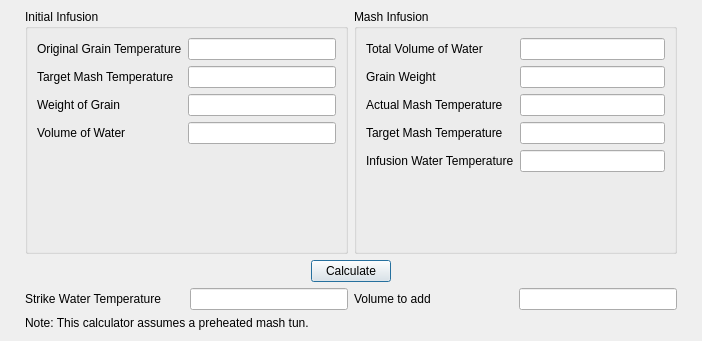
<?xml version="1.0" encoding="UTF-8"?>
<ui version="4.0">
 <class>strikeWaterDialog</class>
 <widget class="QDialog" name="strikeWaterDialog">
  <property name="geometry">
   <rect>
    <x>0</x>
    <y>0</y>
    <width>702</width>
    <height>341</height>
   </rect>
  </property>
  <property name="windowTitle">
   <string>Strike Water Calculator</string>
  </property>
  <layout class="QVBoxLayout" name="verticalLayout">
   <property name="leftMargin">
    <number>25</number>
   </property>
   <property name="topMargin">
    <number>9</number>
   </property>
   <property name="rightMargin">
    <number>25</number>
   </property>
   <item>
    <layout class="QHBoxLayout" name="inputs">
     <item>
      <widget class="QGroupBox" name="initialInfusion">
       <property name="title">
        <string>Initial Infusion</string>
       </property>
       <property name="configSection" stdset="0">
        <string notr="true">strikeWaterCalc</string>
       </property>
       <layout class="QFormLayout" name="formLayout_2">
        <property name="fieldGrowthPolicy">
         <enum>QFormLayout::AllNonFixedFieldsGrow</enum>
        </property>
        <item row="0" column="0">
         <widget class="SmartLabel" name="grainTempLbl">
          <property name="contextMenuPolicy">
           <enum>Qt::CustomContextMenu</enum>
          </property>
          <property name="text">
           <string>Original Grain Temperature</string>
          </property>
          <property name="buddy">
           <cstring>grainTempVal</cstring>
          </property>
         </widget>
        </item>
        <item row="0" column="1">
         <widget class="SmartLineEdit" name="grainTempVal">
          <property name="sizePolicy">
           <sizepolicy hsizetype="Preferred" vsizetype="Fixed">
            <horstretch>0</horstretch>
            <verstretch>0</verstretch>
           </sizepolicy>
          </property>
          <property name="editField" stdset="0">
           <string notr="true">grainTempVal</string>
          </property>
         </widget>
        </item>
        <item row="1" column="0">
         <widget class="SmartLabel" name="targetMashLbl">
          <property name="contextMenuPolicy">
           <enum>Qt::CustomContextMenu</enum>
          </property>
          <property name="text">
           <string>Target Mash Temperature</string>
          </property>
          <property name="buddy">
           <cstring>targetMashVal</cstring>
          </property>
         </widget>
        </item>
        <item row="1" column="1">
         <widget class="SmartLineEdit" name="targetMashVal">
          <property name="sizePolicy">
           <sizepolicy hsizetype="Preferred" vsizetype="Fixed">
            <horstretch>0</horstretch>
            <verstretch>0</verstretch>
           </sizepolicy>
          </property>
          <property name="editField" stdset="0">
           <string notr="true">targetMashVal</string>
          </property>
         </widget>
        </item>
        <item row="2" column="0">
         <widget class="SmartLabel" name="grainWeightInitLbl">
          <property name="contextMenuPolicy">
           <enum>Qt::CustomContextMenu</enum>
          </property>
          <property name="text">
           <string>Weight of Grain</string>
          </property>
          <property name="buddy">
           <cstring>grainWeightInitVal</cstring>
          </property>
         </widget>
        </item>
        <item row="2" column="1">
         <widget class="SmartLineEdit" name="grainWeightInitVal">
          <property name="sizePolicy">
           <sizepolicy hsizetype="Preferred" vsizetype="Fixed">
            <horstretch>0</horstretch>
            <verstretch>0</verstretch>
           </sizepolicy>
          </property>
          <property name="decimals" stdset="0">
           <number>1</number>
          </property>
          <property name="editField" stdset="0">
           <string notr="true">grainWeightInitVal</string>
          </property>
         </widget>
        </item>
        <item row="3" column="0">
         <widget class="SmartLabel" name="waterVolumeLbl">
          <property name="contextMenuPolicy">
           <enum>Qt::CustomContextMenu</enum>
          </property>
          <property name="text">
           <string>Volume of Water</string>
          </property>
          <property name="buddy">
           <cstring>waterVolumeVal</cstring>
          </property>
         </widget>
        </item>
        <item row="3" column="1">
         <widget class="SmartLineEdit" name="waterVolumeVal">
          <property name="sizePolicy">
           <sizepolicy hsizetype="Preferred" vsizetype="Fixed">
            <horstretch>0</horstretch>
            <verstretch>0</verstretch>
           </sizepolicy>
          </property>
          <property name="editField" stdset="0">
           <string notr="true">waterVolumeVal</string>
          </property>
         </widget>
        </item>
       </layout>
      </widget>
     </item>
     <item>
      <widget class="QGroupBox" name="mashInfusion">
       <property name="title">
        <string>Mash Infusion</string>
       </property>
       <property name="configSection" stdset="0">
        <string notr="true">strikeWaterCalc</string>
       </property>
       <layout class="QFormLayout" name="formLayout">
        <property name="fieldGrowthPolicy">
         <enum>QFormLayout::AllNonFixedFieldsGrow</enum>
        </property>
        <item row="0" column="0">
         <widget class="SmartLabel" name="mashVolLbl">
          <property name="contextMenuPolicy">
           <enum>Qt::CustomContextMenu</enum>
          </property>
          <property name="text">
           <string>Total Volume of Water</string>
          </property>
          <property name="buddy">
           <cstring>mashVolVal</cstring>
          </property>
         </widget>
        </item>
        <item row="0" column="1">
         <widget class="SmartLineEdit" name="mashVolVal">
          <property name="sizePolicy">
           <sizepolicy hsizetype="Preferred" vsizetype="Fixed">
            <horstretch>0</horstretch>
            <verstretch>0</verstretch>
           </sizepolicy>
          </property>
          <property name="editField" stdset="0">
           <string notr="true">mashVolVal</string>
          </property>
         </widget>
        </item>
        <item row="1" column="0">
         <widget class="SmartLabel" name="grainWeightLbl">
          <property name="contextMenuPolicy">
           <enum>Qt::CustomContextMenu</enum>
          </property>
          <property name="text">
           <string>Grain Weight</string>
          </property>
          <property name="buddy">
           <cstring>grainWeightVal</cstring>
          </property>
         </widget>
        </item>
        <item row="1" column="1">
         <widget class="SmartLineEdit" name="grainWeightVal">
          <property name="sizePolicy">
           <sizepolicy hsizetype="Preferred" vsizetype="Fixed">
            <horstretch>0</horstretch>
            <verstretch>0</verstretch>
           </sizepolicy>
          </property>
          <property name="editField" stdset="0">
           <string notr="true">grainWeight</string>
          </property>
         </widget>
        </item>
        <item row="2" column="0">
         <widget class="SmartLabel" name="actualMashLbl">
          <property name="contextMenuPolicy">
           <enum>Qt::CustomContextMenu</enum>
          </property>
          <property name="text">
           <string>Actual Mash Temperature</string>
          </property>
          <property name="buddy">
           <cstring>actualMashVal</cstring>
          </property>
         </widget>
        </item>
        <item row="2" column="1">
         <widget class="SmartLineEdit" name="actualMashVal">
          <property name="sizePolicy">
           <sizepolicy hsizetype="Preferred" vsizetype="Fixed">
            <horstretch>0</horstretch>
            <verstretch>0</verstretch>
           </sizepolicy>
          </property>
          <property name="editField" stdset="0">
           <string notr="true">actualMashVal</string>
          </property>
         </widget>
        </item>
        <item row="3" column="0">
         <widget class="SmartLabel" name="targetMashInfLbl">
          <property name="contextMenuPolicy">
           <enum>Qt::CustomContextMenu</enum>
          </property>
          <property name="text">
           <string>Target Mash Temperature</string>
          </property>
          <property name="buddy">
           <cstring>targetMashInfVal</cstring>
          </property>
         </widget>
        </item>
        <item row="3" column="1">
         <widget class="SmartLineEdit" name="targetMashInfVal">
          <property name="sizePolicy">
           <sizepolicy hsizetype="Preferred" vsizetype="Fixed">
            <horstretch>0</horstretch>
            <verstretch>0</verstretch>
           </sizepolicy>
          </property>
          <property name="editField" stdset="0">
           <string notr="true">targetMashInfVal</string>
          </property>
         </widget>
        </item>
        <item row="4" column="0">
         <widget class="SmartLabel" name="infusionWaterLbl">
          <property name="contextMenuPolicy">
           <enum>Qt::CustomContextMenu</enum>
          </property>
          <property name="text">
           <string>Infusion Water Temperature</string>
          </property>
          <property name="buddy">
           <cstring>infusionWaterVal</cstring>
          </property>
         </widget>
        </item>
        <item row="4" column="1">
         <widget class="SmartLineEdit" name="infusionWaterVal">
          <property name="sizePolicy">
           <sizepolicy hsizetype="Preferred" vsizetype="Fixed">
            <horstretch>0</horstretch>
            <verstretch>0</verstretch>
           </sizepolicy>
          </property>
          <property name="editField" stdset="0">
           <string notr="true">infusionWaterVal</string>
          </property>
         </widget>
        </item>
       </layout>
      </widget>
     </item>
    </layout>
   </item>
   <item>
    <layout class="QHBoxLayout" name="horizontalLayout">
     <item>
      <widget class="QPushButton" name="pushButton_calculate">
       <property name="sizePolicy">
        <sizepolicy hsizetype="Fixed" vsizetype="Fixed">
         <horstretch>0</horstretch>
         <verstretch>0</verstretch>
        </sizepolicy>
       </property>
       <property name="toolTip">
        <string>Calculate</string>
       </property>
       <property name="text">
        <string>Calculate</string>
       </property>
       <property name="iconSize">
        <size>
         <width>24</width>
         <height>24</height>
        </size>
       </property>
       <property name="autoDefault">
        <bool>false</bool>
       </property>
       <property name="default">
        <bool>true</bool>
       </property>
      </widget>
     </item>
    </layout>
   </item>
   <item>
    <layout class="QHBoxLayout" name="results">
     <item>
      <layout class="QHBoxLayout" name="initialResult">
       <item>
        <widget class="SmartLabel" name="initialResultLbl">
         <property name="sizePolicy">
          <sizepolicy hsizetype="Preferred" vsizetype="Fixed">
           <horstretch>0</horstretch>
           <verstretch>0</verstretch>
          </sizepolicy>
         </property>
         <property name="font">
          <font>
           <weight>50</weight>
           <bold>false</bold>
          </font>
         </property>
         <property name="contextMenuPolicy">
          <enum>Qt::CustomContextMenu</enum>
         </property>
         <property name="text">
          <string>Strike Water Temperature</string>
         </property>
         <property name="buddy">
          <cstring>initialResultTxt</cstring>
         </property>
        </widget>
       </item>
       <item>
        <widget class="SmartLineEdit" name="initialResultTxt">
         <property name="sizePolicy">
          <sizepolicy hsizetype="Preferred" vsizetype="Fixed">
           <horstretch>0</horstretch>
           <verstretch>0</verstretch>
          </sizepolicy>
         </property>
         <property name="readOnly">
          <bool>true</bool>
         </property>
         <property name="editField" stdset="0">
          <string notr="true">initialResultTxt</string>
         </property>
        </widget>
       </item>
      </layout>
     </item>
     <item>
      <layout class="QHBoxLayout" name="mashResult">
       <item>
        <widget class="SmartLabel" name="mashResultLbl">
         <property name="sizePolicy">
          <sizepolicy hsizetype="Preferred" vsizetype="Fixed">
           <horstretch>0</horstretch>
           <verstretch>0</verstretch>
          </sizepolicy>
         </property>
         <property name="font">
          <font>
           <weight>50</weight>
           <bold>false</bold>
          </font>
         </property>
         <property name="contextMenuPolicy">
          <enum>Qt::CustomContextMenu</enum>
         </property>
         <property name="text">
          <string>Volume to add</string>
         </property>
         <property name="buddy">
          <cstring>mashResultTxt</cstring>
         </property>
        </widget>
       </item>
       <item>
        <widget class="SmartLineEdit" name="mashResultTxt">
         <property name="sizePolicy">
          <sizepolicy hsizetype="Preferred" vsizetype="Fixed">
           <horstretch>0</horstretch>
           <verstretch>0</verstretch>
          </sizepolicy>
         </property>
         <property name="readOnly">
          <bool>true</bool>
         </property>
         <property name="editField" stdset="0">
          <string notr="true">mashResultTxt</string>
         </property>
        </widget>
       </item>
      </layout>
     </item>
    </layout>
   </item>
   <item>
    <widget class="QLabel" name="Notes">
     <property name="sizePolicy">
      <sizepolicy hsizetype="Expanding" vsizetype="Maximum">
       <horstretch>0</horstretch>
       <verstretch>0</verstretch>
      </sizepolicy>
     </property>
     <property name="text">
      <string>Note: This calculator assumes a preheated mash tun.</string>
     </property>
    </widget>
   </item>
  </layout>
 </widget>
 <customwidgets>
  <customwidget>
   <class>SmartLabel</class>
   <extends>QLabel</extends>
   <header>widgets/SmartLabel.h</header>
   <slots>
    <signal>changedSystemOfMeasurementOrScale(PreviousScaleInfo)</signal>
    <slot>popContextMenu(QPoint)</slot>
   </slots>
  </customwidget>
  <customwidget>
   <class>SmartLineEdit</class>
   <extends>QLineEdit</extends>
   <header>widgets/SmartLineEdit.h</header>
   <slots>
    <signal>textModified()</signal>
    <slot>lineChanged()</slot>
    <slot>lineChanged(PreviousScaleInfo)</slot>
   </slots>
  </customwidget>
 </customwidgets>
 <resources/>
 <connections/>
</ui>
